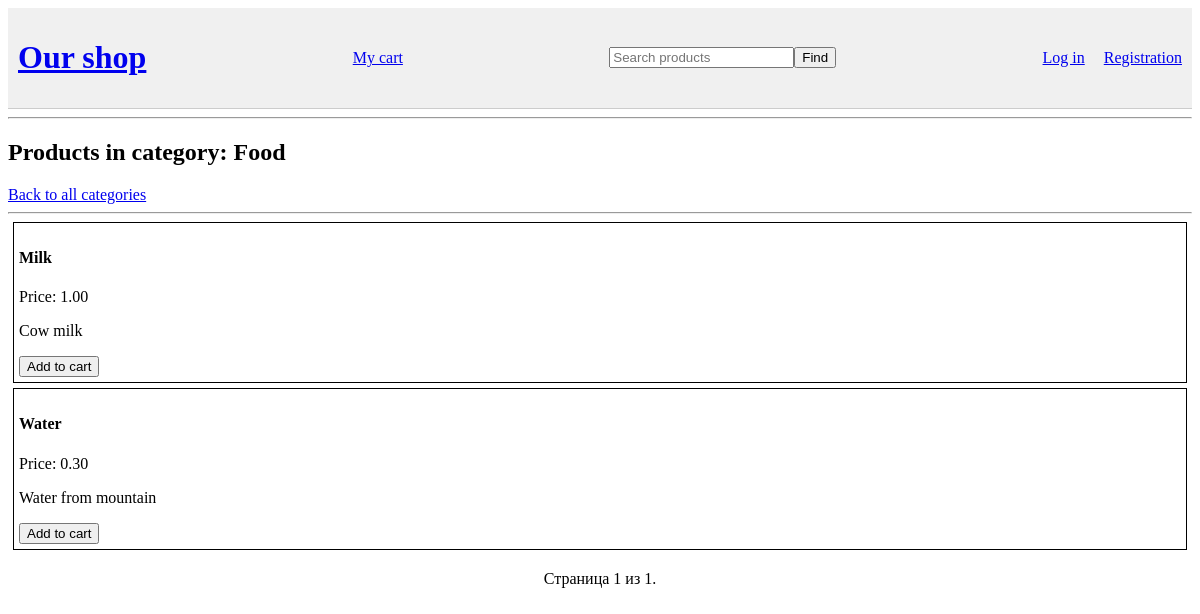
The page /category/1/ on the database as committed earlier.
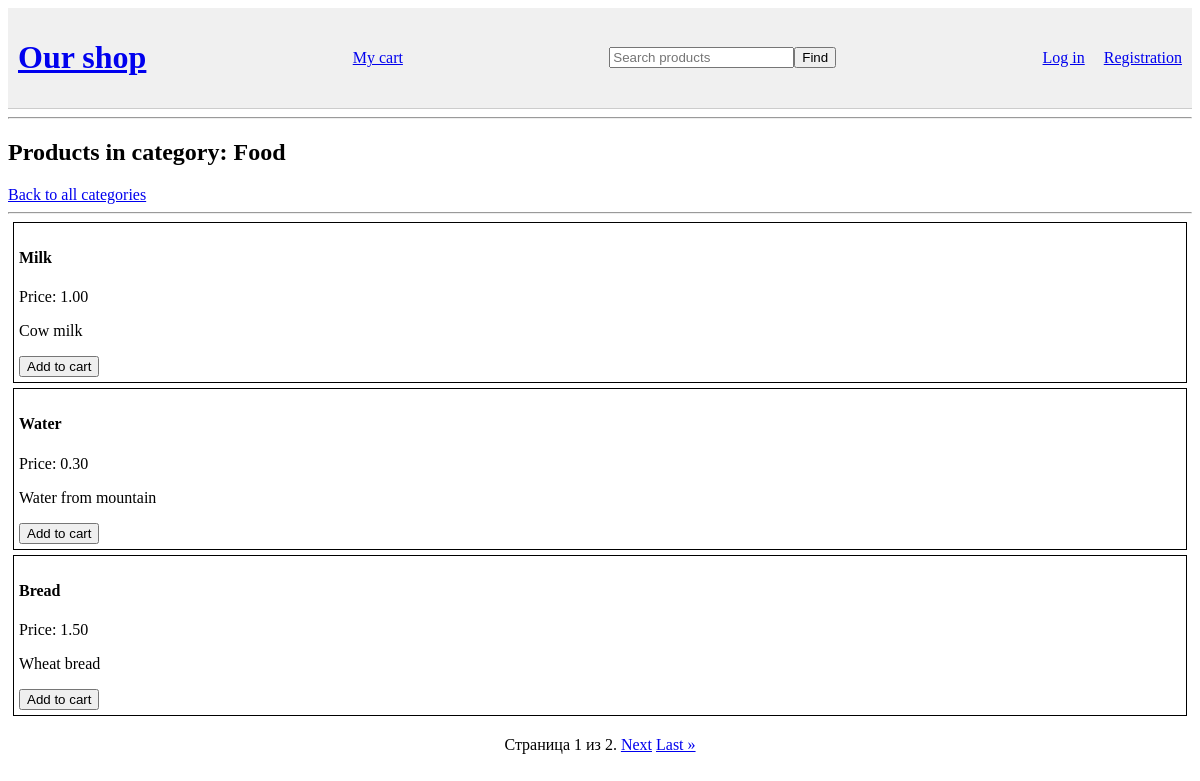
The same page on the database as committed later.
### store/models.py (models this page shows, shortened)
class Category(models.Model):
    name = models.CharField(max_length=200, unique=True)

class Product(models.Model):
    name = models.CharField(max_length=200)
    description = models.TextField()
    price = models.DecimalField(max_digits=10, decimal_places=2)
    category = models.ForeignKey(Category, on_delete=models.PROTECT)
    image = models.ImageField(upload_to='products/%Y/%m/%d',blank=True, verbose_name='Image')

### store/views.py (the view)
# urls.py: path('category/<int:category_id>/', views.product_list, name = 'product-list'),
def product_list(request, category_id):
    category = Category.objects.get(id = category_id)
    products_in_category = Product.objects.filter(category=category)
    paginator = Paginator(products_in_category, 3)
    page_number = request.GET.get('page')
    page_obj = paginator.get_page(page_number)
    context = {
        'category': category,
        'products': page_obj,
    }
    return render(request, 'store/product_list.html', context)

### store/context_processors.py (called while the page is built)
def get_cart_count(request):
    cart = request.session.get('cart', {})
    count = sum(cart.values())
    return {'cart_count': count}

### store/templates/store/product_list.html (shortened to what this page needs)
{% extends 'store/base.html' %}
{% block content %}
    <h2>Products in category: {{ category.name }}</h2>
    <a href="{% url 'category-list' %}">Back to all categories</a>
    <hr>
    {% for prod in products %}
        <div style="border: 1px solid black; margin: 5px; padding: 5px;">
            <h4>{{prod.name}}</h4>
            <p>Price: {{prod.price}}</p>
            <p>{{prod.description}}</p>
            <form action="{% url 'add-to-cart' prod.id %}" method="POST">
                <button type="submit">Add to cart</button>
            </form>
        </div>
    {% empty %}
        <p>This category is empty now.</p>
    {% endfor %}
    <div class="pagination" style="margin-top: 20px; text-align: center;">
        <span class="step-links">
            <span class="current">
                Страница {{ products.number }} из {{ products.paginator.num_pages }}.
            </span>
            {% if products.has_next %}
                <a href="?page={{ products.next_page_number }}">Next</a>
                <a href="?page={{ products.paginator.num_pages }}">Last &raquo;</a>
            {% endif %}
        </span>
    </div>
{% endblock %}

### store/templates/store/base.html (shortened to what this page needs)
<!DOCTYPE html>
<html>
<head>
</head>
<body>
    <div class="conteiner">
        <div class="navbar" style="padding: 10px; background-color: #f0f0f0; border-bottom: 1px solid #ccc; display: flex; justify-content: space-between; align-items: center;">
            <div class="navbar-brand">
                <a href="{% url 'category-list' %}"><h1>Our shop</h1></a>
            </div>
            <div class="navbar-cart">
                <a href="{% url 'cart-detail' %}">My cart
                </a>
            </div>
            <div class="search-bar">
                <form action="{% url 'search' %}" method="get" style="display: flex;">
                    <input type="text" name="q" placeholder="Search products" required>
                    <button type="submit">Find</button>
                </form>
            </div>
            <div class="user-controls">
                {% if user.is_authenticated %}
                    <span><strong>{{user.username}}</strong></span>
                    <a href="{% url 'order-history' %}" style="margin: 15px;">Order history</a>
                    <form action="{% url 'logout' %}" method="post" style="display: inline; margin-left: 15px;">
                        {% csrf_token %}
                        <button type="submit">Exit</button>
                    </form>
                {% else %}
                    <a href="{% url 'login' %}" style="margin-right: 15px;"> Log in</a>
                    <a href="{% url 'signup' %}">Registration</a>
                {% endif %}
            </div>
        </div>
        <hr>
    </div>
{% block content %}
{% endblock %}
</body>
</html>

Rows that differ between the two databases and show on the page:
added Product: name "Bread", price "1.50", description "Wheat bread"
Other text that changed with them:
{{ products.paginator.num_pages }}: "1" → "2"
text now shown: "Next Last »"
